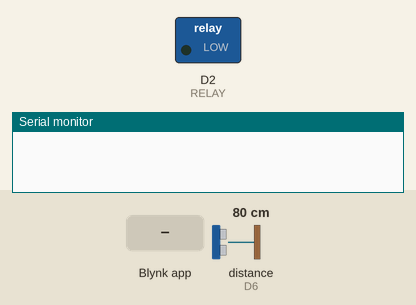
Bench run of a sketch on a simulated ESP8266 (NodeMCU). Shown: switched loads named in the sketch (green lamp = pin HIGH), the last lines printed to the serial monitor. Wiring (inferred from the names in the program): ultrasonic range finder: trigger D5; echo D6. The test bench sets the inputs (shaded band); at power-on: distance to the obstacle (sensor on D6) 80 cm. The echo pulse lasts 58.3 µs per cm; WiFi joins after 1.5 s; servers stay silent unless stated; pins used as bus, display or sensor lines are not drawn.

Above: at 3.0 s.
3.1 s: distance to the obstacle (sensor on D6) set to 55 cm
5.1 s: distance to the obstacle (sensor on D6) set to 46 cm
At 6.3 s:
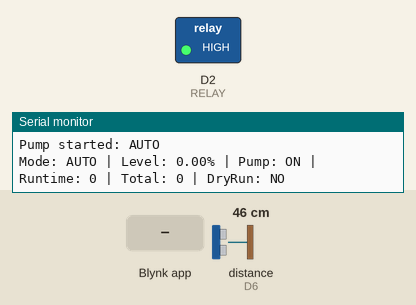
7.4 s: Blynk app writes 1 to V5
At 7.7 s:
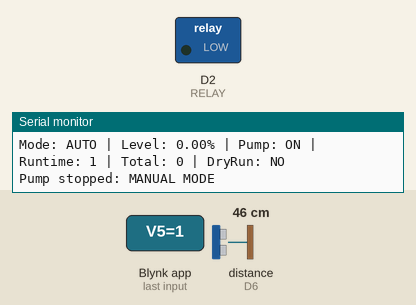
9.4 s: Blynk app writes 0 to V5
At 10.7 s:
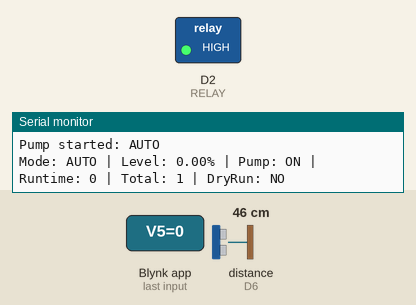
11.4 s: Blynk app writes 200 to V5
At 11.9 s:
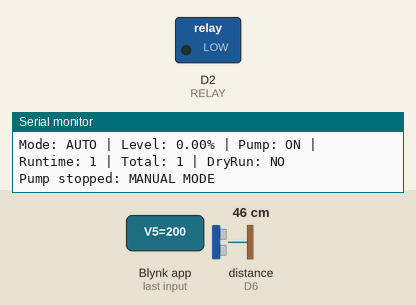
Timing chart, 0 to 13.9 s (numbered marks = the images above; inputs shaded):
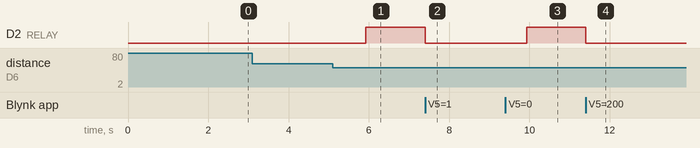

The sketch:

smart.pump.ino
```cpp
#define BLYNK_TEMPLATE_ID "TMPLXXXX"
#define BLYNK_TEMPLATE_NAME "Iot Based Water Monitoring System"

//  REPLACE BEFORE RUNNING
#define BLYNK_AUTH_TOKEN "YOUR_BLYNK_TOKEN"
char ssid[] = "YOUR_WIFI";
char pass[] = "YOUR_PASSWORD";

#include <ESP8266WiFi.h>
#include <BlynkSimpleEsp8266.h>

#define TRIG D5
#define ECHO D6
#define RELAY D2

#define EMPTY_DISTANCE 19.5
#define FULL_DISTANCE 7

float ON_PERCENT  = 20;
float OFF_PERCENT = 80;

#define DRY_RUN_MIN_LEVEL 10
#define DRY_RUN_CHECK_TIME 10000
#define DRY_RUN_MIN_CHANGE 1

bool pumpState = false;
bool manualMode = false;
bool dryRunLock = false;

int pumpCycles = 0;

float percentage = 0;
float lastDisplayedLevel = -1;

unsigned long lastReadTime = 0;

unsigned long runtimeStart = 0;
unsigned long totalRuntime = 0;

float previousPercentage = 0;
unsigned long previousTime = 0;
float fillSpeed = 0;
float estimatedTimeLeft = 0;

float dryRunStartLevel = 0;
unsigned long dryRunCheckStart = 0;

// ================= SENSOR =================
float readDistance() {
  float total = 0;
  int validReadings = 0;

  for (int i = 0; i < 5; i++) {
    digitalWrite(TRIG, LOW);
    delayMicroseconds(2);

    digitalWrite(TRIG, HIGH);
    delayMicroseconds(10);
    digitalWrite(TRIG, LOW);

    long duration = pulseIn(ECHO, HIGH, 30000);

    if (duration > 0) {
      float d = duration * 0.034 / 2;
      if (d > 2 && d < 400) {
        total += d;
        validReadings++;
      }
    }
    delay(20);
  }

  if (validReadings == 0) return 0;
  return total / validReadings;
}

bool isValidDistance(float d) {
  return (d > 1 && d < 50);
}

// ================= LEVEL PROCESSING =================
float processLevel(float distance) {
  float p = map(distance, EMPTY_DISTANCE, FULL_DISTANCE, 0, 100);
  p = constrain(p, 0, 100);

  if (p < 3) p = 0;

  static float filtered = 0;
  filtered = filtered * 0.85 + p * 0.15;

  static float lastValid = 0;
  if (abs(filtered - lastValid) > 25) {
    filtered = lastValid;
  }

  lastValid = filtered;
  return filtered;
}

// ================= PUMP CONTROL =================
void startPump(String reason) {
  pumpState = true;
  digitalWrite(RELAY, HIGH);

  pumpCycles++;
  runtimeStart = millis();

  dryRunStartLevel = percentage;
  dryRunCheckStart = millis();

  previousPercentage = percentage;
  previousTime = millis();
  fillSpeed = 0;

  Serial.println("Pump started: " + reason);
}

void stopPump(String reason) {
  pumpState = false;
  digitalWrite(RELAY, LOW);

  totalRuntime += (millis() - runtimeStart) / 1000;
  runtimeStart = 0;

  Serial.println("Pump stopped: " + reason);
}

// ================= AUTO MODE =================
void handleAutoMode() {
  if (manualMode || dryRunLock) return;

  if (!pumpState && percentage < ON_PERCENT) {
    startPump("AUTO");
  }

  if (pumpState && percentage >= OFF_PERCENT) {
    stopPump("THRESHOLD");
  }
}

// ================= DRY RUN =================
void handleDryRun() {
  if (!pumpState) return;

  if (millis() - dryRunCheckStart > DRY_RUN_CHECK_TIME) {
    float levelIncrease = percentage - dryRunStartLevel;

    if (levelIncrease < DRY_RUN_MIN_CHANGE) {
      dryRunLock = true;
      Blynk.virtualWrite(V10, 1);

      stopPump("DRY RUN");

      Blynk.logEvent("dry_run", "Water not increasing");
    }
  }
}

// ================= RUNTIME =================
void updateRuntime(unsigned long &currentRuntime) {
  if (pumpState) {
    currentRuntime = (millis() - runtimeStart) / 1000;
  } else {
    currentRuntime = 0;
  }
}

// ================= ESTIMATION =================
void calculateEstimation() {
  unsigned long now = millis();

  float levelChange = percentage - previousPercentage;
  float timeChange = (now - previousTime) / 1000.0;

  if (timeChange > 0.5 && levelChange > 0) {
    float newSpeed = levelChange / timeChange;

    if (newSpeed > 0 && newSpeed < 10) {
      fillSpeed = (fillSpeed * 0.7) + (newSpeed * 0.3);
    }
  }

  float remaining = OFF_PERCENT - percentage;

  if (pumpState && fillSpeed > 0.01 && remaining > 0)
    estimatedTimeLeft = remaining / fillSpeed;
  else
    estimatedTimeLeft = 0;

  previousPercentage = percentage;
  previousTime = now;
}

// ================= BLYNK =================
void sendToBlynk(unsigned long currentRuntime) {
  if (lastDisplayedLevel < 0 || abs(percentage - lastDisplayedLevel) >= 2) {
    lastDisplayedLevel = percentage;
    Blynk.virtualWrite(V0, percentage);
  }

  Blynk.virtualWrite(V2, pumpCycles);
  Blynk.virtualWrite(V3, pumpState);
  Blynk.virtualWrite(V8, currentRuntime);
  Blynk.virtualWrite(V9, totalRuntime);
  Blynk.virtualWrite(V4, (int)estimatedTimeLeft);
  Blynk.virtualWrite(V10, dryRunLock);
}

// ================= DEBUG =================
void debugSerial(unsigned long currentRuntime) {
  Serial.print("Mode: ");
  Serial.print(manualMode ? "MANUAL" : "AUTO");

  Serial.print(" | Level: ");
  Serial.print(percentage);

  Serial.print("% | Pump: ");
  Serial.print(pumpState ? "ON" : "OFF");

  Serial.print(" | Runtime: ");
  Serial.print(currentRuntime);

  Serial.print(" | Total: ");
  Serial.print(totalRuntime);

  Serial.print(" | DryRun: ");
  Serial.print(dryRunLock ? "YES" : "NO");

  Serial.println();
}

// ================= BLYNK HANDLERS =================
BLYNK_CONNECTED() {
  Blynk.syncVirtual(V5);
  Blynk.syncVirtual(V1);
  Blynk.syncVirtual(V6);
  Blynk.syncVirtual(V7);
}

BLYNK_WRITE(V5) {
  manualMode = param.asInt();

  if (manualMode && pumpState) {
    stopPump("MANUAL MODE");
  }
}

BLYNK_WRITE(V1) {
  if (!manualMode) return;

  bool newState = param.asInt();

  if (!pumpState && newState && percentage >= DRY_RUN_MIN_LEVEL) {
    dryRunLock = false;
    Blynk.virtualWrite(V10, 0);
    startPump("MANUAL");
  }

  if (pumpState && !newState) {
    stopPump("MANUAL STOP");
  }
}

BLYNK_WRITE(V6) {
  float newOn = param.asFloat();
  if (newOn < OFF_PERCENT - 5) ON_PERCENT = newOn;
  Blynk.virtualWrite(V6, ON_PERCENT);
}

BLYNK_WRITE(V7) {
  float newOff = param.asFloat();
  if (newOff > ON_PERCENT + 5) OFF_PERCENT = newOff;
  Blynk.virtualWrite(V7, OFF_PERCENT);
}

// ================= SETUP =================
void setup() {
  Serial.begin(115200);

  pinMode(TRIG, OUTPUT);
  pinMode(ECHO, INPUT);
  pinMode(RELAY, OUTPUT);

  digitalWrite(RELAY, LOW);

  WiFi.begin(ssid, pass);

  while (WiFi.status() != WL_CONNECTED) {
    delay(300);
  }

  Blynk.config(BLYNK_AUTH_TOKEN);
  Blynk.connect();

  previousTime = millis();
}

// ================= LOOP =================
void loop() {
  Blynk.run();

  if (millis() - lastReadTime > 1000) {
    lastReadTime = millis();

    float d = readDistance();
    if (!isValidDistance(d)) return;

    percentage = processLevel(d);

    handleAutoMode();
    handleDryRun();

    unsigned long currentRuntime;
    updateRuntime(currentRuntime);

    calculateEstimation();
    sendToBlynk(currentRuntime);
    debugSerial(currentRuntime);
  }
}
```

Measured:
- the behaviour switches between 51 and 50 cm on distance to the obstacle (sensor on D6) (found by bisection; images 0 and 1)
- after the input at 3.1 s, every drawn part: stays the same
- after the input at 5.1 s, D2 (RELAY): LOW → HIGH after 0.82 s
- after the input at 7.4 s, D2 (RELAY): HIGH → LOW at once
- after the input at 9.4 s, D2 (RELAY): LOW → HIGH after 0.53 s
- after the input at 11.4 s, D2 (RELAY): HIGH → LOW at once
